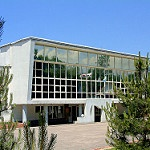
#> input picture nature/buildings/20078.jpg, 150 x 150 px, found by its file name; its folder holds only this picture in this run
$ python nature_data.py
#> lines starting #> are read from the running program, lines starting #| are printed output that depends on the picture
#/Users/ssrinivasaraghavan/AI/Deep_Learning/datasets

from tqdm import tqdm
#https://www.microsoft.com/en-us/download/confirmation.aspx?id=54765
import numpy as np
import matplotlib.pyplot as plt
import os
import cv2 #to convert image to number
from sklearn.model_selection import train_test_split
from sklearn.svm import SVC
from tqdm import tqdm
from sklearn.preprocessing import StandardScaler #change scale of image
from sklearn.tree import DecisionTreeClassifier
from sklearn.ensemble import RandomForestClassifier
import pickle

#Give the full location of the folder containing different folders of images to be classified
#Example: The Animals folder Contains Cat and Dog folders containg their respective images
DATADIR = r"C:\Users\Ananyaa M\Desktop\PROJECT\nature" #directory where everything is stored

#Enter the folder names containing the images to be classified in the list
CATEGORIES = ["buildings", "forest","glacier","mountain","sea","street"] #folder names to be trained
with open('train_labels.pkl', 'wb') as f:
    pickle.dump(CATEGORIES, f)
with open('train_labels.pkl', 'rb') as f:
    CATEGORIES = pickle.load(f)


#Enter the image dimensions to be processed
IMG_SIZE = 100 #rezized to 100*100

X = [] #list-data
y = [] #list-names

#Read and load the image as ML processable array in X-data and y-labels
for category in tqdm(CATEGORIES):
    path = os.path.join(DATADIR,category)
    for img in tqdm(os.listdir(path)):
        img_array = cv2.imread(os.path.join(path,img) ,cv2.IMREAD_GRAYSCALE) #converted to black n white to reduce computation
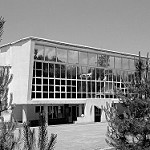
#> img_array: shape (150, 150); min 0, max 255, mean 133.5
        img_array = cv2.resize(img_array, (IMG_SIZE,IMG_SIZE))
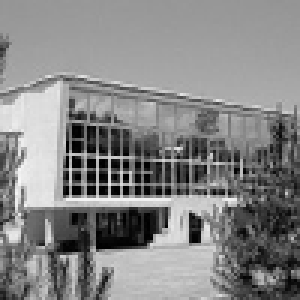
#> img_array: shape (100, 100) (shown 3 times larger); min 0, max 248, mean 133.6
        X.append(np.array(img_array))
        y.append(CATEGORIES.index(category))
#> pass 2 of the loop `for category in tqdm(CATEGORIES):`:
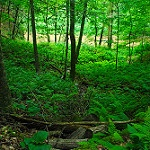
#> input picture nature/forest/20098.jpg, 150 x 150 px, found by its file name
#> `img_array = cv2.imread(os.path.join(path,img) ,cv2.IMREAD_GRAYSCALE)`:
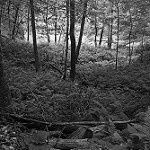
#> img_array: shape (150, 150); min 0, max 255, mean 74.2
#> `img_array = cv2.resize(img_array, (IMG_SIZE,IMG_SIZE))`:
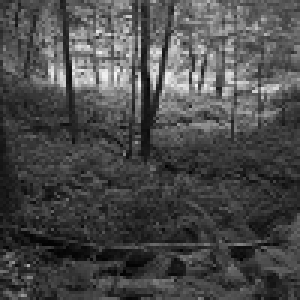
#> img_array: shape (100, 100) (shown 3 times larger); min 2, max 247, mean 74.3
#> (the run stopped early here; a loop or call above may not have finished)
